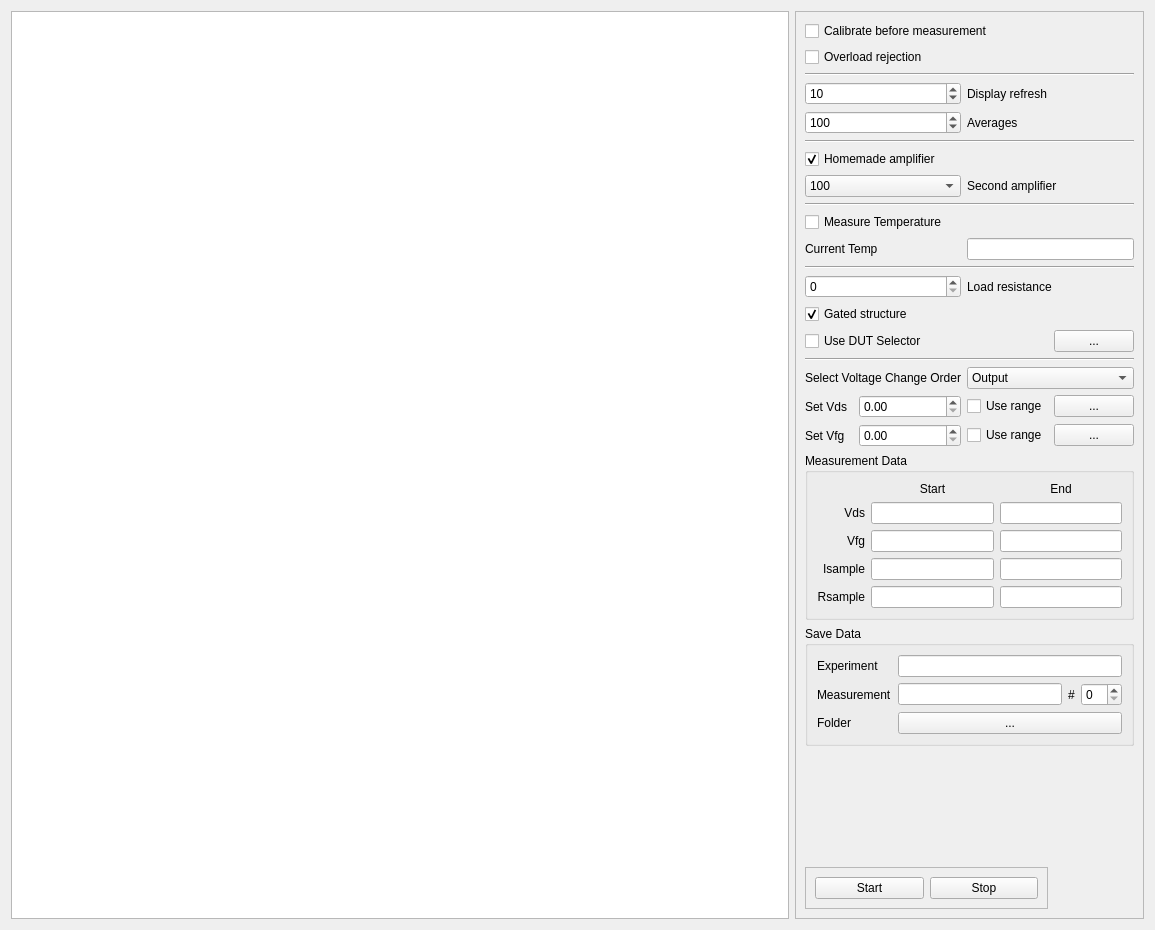
<?xml version="1.0" encoding="UTF-8"?>
<ui version="4.0">
 <class>Form</class>
 <widget class="QWidget" name="Form">
  <property name="geometry">
   <rect>
    <x>0</x>
    <y>0</y>
    <width>1155</width>
    <height>930</height>
   </rect>
  </property>
  <property name="windowTitle">
   <string>Noise Measurement</string>
  </property>
  <layout class="QGridLayout" name="gridLayout_3">
   <item row="0" column="0">
    <widget class="QGraphicsView" name="graphicsView"/>
   </item>
   <item row="0" column="1">
    <widget class="QFrame" name="frame">
     <property name="sizePolicy">
      <sizepolicy hsizetype="Preferred" vsizetype="Preferred">
       <horstretch>0</horstretch>
       <verstretch>0</verstretch>
      </sizepolicy>
     </property>
     <property name="frameShape">
      <enum>QFrame::StyledPanel</enum>
     </property>
     <property name="frameShadow">
      <enum>QFrame::Raised</enum>
     </property>
     <layout class="QGridLayout" name="gridLayout_2">
      <item row="14" column="5">
       <widget class="QPushButton" name="transistorSelector">
        <property name="text">
         <string>...</string>
        </property>
       </widget>
      </item>
      <item row="4" column="1" colspan="3">
       <widget class="QSpinBox" name="spinBox_2">
        <property name="minimum">
         <number>1</number>
        </property>
        <property name="maximum">
         <number>10000</number>
        </property>
        <property name="value">
         <number>100</number>
        </property>
       </widget>
      </item>
      <item row="11" column="1" colspan="5">
       <widget class="Line" name="line_4">
        <property name="orientation">
         <enum>Qt::Horizontal</enum>
        </property>
       </widget>
      </item>
      <item row="5" column="1" colspan="5">
       <widget class="Line" name="line_2">
        <property name="orientation">
         <enum>Qt::Horizontal</enum>
        </property>
       </widget>
      </item>
      <item row="14" column="1" colspan="4">
       <widget class="QCheckBox" name="checkBox_9">
        <property name="text">
         <string>Use DUT Selector</string>
        </property>
       </widget>
      </item>
      <item row="3" column="4" colspan="2">
       <widget class="QLabel" name="label">
        <property name="text">
         <string>Display refresh</string>
        </property>
       </widget>
      </item>
      <item row="10" column="1" colspan="3">
       <widget class="QLabel" name="label_5">
        <property name="text">
         <string>Current Temp</string>
        </property>
       </widget>
      </item>
      <item row="0" column="1" colspan="5">
       <widget class="QCheckBox" name="checkBox">
        <property name="text">
         <string>Calibrate before measurement</string>
        </property>
       </widget>
      </item>
      <item row="12" column="4" colspan="2">
       <widget class="QLabel" name="label_4">
        <property name="text">
         <string>Load resistance</string>
        </property>
       </widget>
      </item>
      <item row="1" column="1" colspan="5">
       <widget class="QCheckBox" name="checkBox_2">
        <property name="text">
         <string>Overload rejection</string>
        </property>
       </widget>
      </item>
      <item row="8" column="1" colspan="5">
       <widget class="Line" name="line_3">
        <property name="orientation">
         <enum>Qt::Horizontal</enum>
        </property>
       </widget>
      </item>
      <item row="6" column="1" colspan="5">
       <widget class="QCheckBox" name="checkBox_3">
        <property name="text">
         <string>Homemade amplifier</string>
        </property>
        <property name="checked">
         <bool>true</bool>
        </property>
       </widget>
      </item>
      <item row="7" column="4" colspan="2">
       <widget class="QLabel" name="label_3">
        <property name="text">
         <string>Second amplifier</string>
        </property>
       </widget>
      </item>
      <item row="12" column="1" colspan="3">
       <widget class="QSpinBox" name="spinBox_3"/>
      </item>
      <item row="15" column="1" colspan="5">
       <widget class="Line" name="line_5">
        <property name="orientation">
         <enum>Qt::Horizontal</enum>
        </property>
       </widget>
      </item>
      <item row="17" column="5">
       <widget class="QPushButton" name="VdsRange">
        <property name="text">
         <string>...</string>
        </property>
       </widget>
      </item>
      <item row="22" column="4">
       <widget class="QCheckBox" name="checkBox_8">
        <property name="text">
         <string>Use range</string>
        </property>
       </widget>
      </item>
      <item row="25" column="1" colspan="2">
       <spacer name="verticalSpacer">
        <property name="orientation">
         <enum>Qt::Vertical</enum>
        </property>
        <property name="sizeHint" stdset="0">
         <size>
          <width>20</width>
          <height>40</height>
         </size>
        </property>
       </spacer>
      </item>
      <item row="22" column="5">
       <widget class="QPushButton" name="VfgRange">
        <property name="text">
         <string>...</string>
        </property>
       </widget>
      </item>
      <item row="22" column="2" colspan="2">
       <widget class="QDoubleSpinBox" name="doubleSpinBox_2"/>
      </item>
      <item row="17" column="2" colspan="2">
       <widget class="QDoubleSpinBox" name="doubleSpinBox"/>
      </item>
      <item row="2" column="1" colspan="5">
       <widget class="Line" name="line">
        <property name="orientation">
         <enum>Qt::Horizontal</enum>
        </property>
       </widget>
      </item>
      <item row="3" column="1" colspan="3">
       <widget class="QSpinBox" name="spinBox">
        <property name="minimum">
         <number>1</number>
        </property>
        <property name="maximum">
         <number>1000</number>
        </property>
        <property name="value">
         <number>10</number>
        </property>
       </widget>
      </item>
      <item row="17" column="4">
       <widget class="QCheckBox" name="checkBox_7">
        <property name="text">
         <string>Use range</string>
        </property>
       </widget>
      </item>
      <item row="4" column="4" colspan="2">
       <widget class="QLabel" name="label_2">
        <property name="text">
         <string>Averages</string>
        </property>
       </widget>
      </item>
      <item row="17" column="1">
       <widget class="QLabel" name="label_15">
        <property name="text">
         <string>Set Vds</string>
        </property>
       </widget>
      </item>
      <item row="7" column="1" colspan="3">
       <widget class="QComboBox" name="comboBox">
        <property name="currentIndex">
         <number>4</number>
        </property>
        <property name="frame">
         <bool>true</bool>
        </property>
        <item>
         <property name="text">
          <string>1</string>
         </property>
        </item>
        <item>
         <property name="text">
          <string>10</string>
         </property>
        </item>
        <item>
         <property name="text">
          <string>20</string>
         </property>
        </item>
        <item>
         <property name="text">
          <string>50</string>
         </property>
        </item>
        <item>
         <property name="text">
          <string>100</string>
         </property>
        </item>
        <item>
         <property name="text">
          <string>200</string>
         </property>
        </item>
       </widget>
      </item>
      <item row="13" column="1" colspan="5">
       <widget class="QCheckBox" name="checkBox_6">
        <property name="text">
         <string>Gated structure</string>
        </property>
        <property name="checked">
         <bool>true</bool>
        </property>
       </widget>
      </item>
      <item row="22" column="1">
       <widget class="QLabel" name="label_16">
        <property name="text">
         <string>Set Vfg</string>
        </property>
       </widget>
      </item>
      <item row="10" column="4" colspan="2">
       <widget class="QLineEdit" name="lineEdit"/>
      </item>
      <item row="9" column="1" colspan="5">
       <widget class="QCheckBox" name="checkBox_4">
        <property name="text">
         <string>Measure Temperature</string>
        </property>
       </widget>
      </item>
      <item row="24" column="1" colspan="5">
       <widget class="QGroupBox" name="groupBox_2">
        <property name="title">
         <string>Save Data</string>
        </property>
        <layout class="QGridLayout" name="gridLayout_4">
         <item row="0" column="0">
          <widget class="QLabel" name="label_12">
           <property name="text">
            <string>Experiment</string>
           </property>
          </widget>
         </item>
         <item row="2" column="0">
          <widget class="QLabel" name="label_14">
           <property name="text">
            <string>Folder</string>
           </property>
          </widget>
         </item>
         <item row="1" column="1">
          <widget class="QLineEdit" name="lineEdit_12"/>
         </item>
         <item row="1" column="0">
          <widget class="QLabel" name="label_13">
           <property name="text">
            <string>Measurement</string>
           </property>
          </widget>
         </item>
         <item row="1" column="2">
          <widget class="QLabel" name="label_17">
           <property name="text">
            <string>#</string>
           </property>
          </widget>
         </item>
         <item row="1" column="3">
          <widget class="QSpinBox" name="spinBox_4"/>
         </item>
         <item row="0" column="1" colspan="3">
          <widget class="QLineEdit" name="lineEdit_11"/>
         </item>
         <item row="2" column="1" colspan="3">
          <widget class="QPushButton" name="folderBrowseButton">
           <property name="text">
            <string>...</string>
           </property>
          </widget>
         </item>
        </layout>
       </widget>
      </item>
      <item row="26" column="1" colspan="4">
       <widget class="QFrame" name="frame_2">
        <property name="frameShape">
         <enum>QFrame::StyledPanel</enum>
        </property>
        <property name="frameShadow">
         <enum>QFrame::Raised</enum>
        </property>
        <layout class="QHBoxLayout" name="horizontalLayout">
         <item>
          <widget class="QPushButton" name="startButton">
           <property name="text">
            <string>Start</string>
           </property>
          </widget>
         </item>
         <item>
          <widget class="QPushButton" name="stopButton">
           <property name="text">
            <string>Stop</string>
           </property>
          </widget>
         </item>
        </layout>
       </widget>
      </item>
      <item row="23" column="1" colspan="5">
       <widget class="QGroupBox" name="groupBox">
        <property name="sizePolicy">
         <sizepolicy hsizetype="Preferred" vsizetype="Maximum">
          <horstretch>0</horstretch>
          <verstretch>0</verstretch>
         </sizepolicy>
        </property>
        <property name="title">
         <string>Measurement Data</string>
        </property>
        <layout class="QGridLayout" name="gridLayout">
         <item row="2" column="1">
          <widget class="QLineEdit" name="lineEdit_5">
           <property name="enabled">
            <bool>true</bool>
           </property>
           <property name="text">
            <string/>
           </property>
           <property name="readOnly">
            <bool>true</bool>
           </property>
          </widget>
         </item>
         <item row="3" column="0">
          <widget class="QLabel" name="label_10">
           <property name="text">
            <string>Isample</string>
           </property>
           <property name="alignment">
            <set>Qt::AlignRight|Qt::AlignTrailing|Qt::AlignVCenter</set>
           </property>
          </widget>
         </item>
         <item row="0" column="1">
          <widget class="QLabel" name="label_6">
           <property name="text">
            <string>Start</string>
           </property>
           <property name="alignment">
            <set>Qt::AlignCenter</set>
           </property>
          </widget>
         </item>
         <item row="3" column="1">
          <widget class="QLineEdit" name="lineEdit_6">
           <property name="enabled">
            <bool>true</bool>
           </property>
           <property name="text">
            <string/>
           </property>
           <property name="readOnly">
            <bool>true</bool>
           </property>
          </widget>
         </item>
         <item row="1" column="0">
          <widget class="QLabel" name="label_8">
           <property name="text">
            <string>Vds</string>
           </property>
           <property name="alignment">
            <set>Qt::AlignRight|Qt::AlignTrailing|Qt::AlignVCenter</set>
           </property>
          </widget>
         </item>
         <item row="0" column="2">
          <widget class="QLabel" name="label_7">
           <property name="text">
            <string>End</string>
           </property>
           <property name="alignment">
            <set>Qt::AlignCenter</set>
           </property>
          </widget>
         </item>
         <item row="2" column="0">
          <widget class="QLabel" name="label_9">
           <property name="text">
            <string>Vfg</string>
           </property>
           <property name="alignment">
            <set>Qt::AlignRight|Qt::AlignTrailing|Qt::AlignVCenter</set>
           </property>
          </widget>
         </item>
         <item row="2" column="2">
          <widget class="QLineEdit" name="lineEdit_4">
           <property name="enabled">
            <bool>true</bool>
           </property>
           <property name="text">
            <string/>
           </property>
           <property name="readOnly">
            <bool>true</bool>
           </property>
          </widget>
         </item>
         <item row="1" column="2">
          <widget class="QLineEdit" name="lineEdit_3">
           <property name="enabled">
            <bool>true</bool>
           </property>
           <property name="readOnly">
            <bool>true</bool>
           </property>
          </widget>
         </item>
         <item row="3" column="2">
          <widget class="QLineEdit" name="lineEdit_7">
           <property name="enabled">
            <bool>true</bool>
           </property>
           <property name="text">
            <string/>
           </property>
           <property name="readOnly">
            <bool>true</bool>
           </property>
          </widget>
         </item>
         <item row="1" column="1">
          <widget class="QLineEdit" name="lineEdit_2"/>
         </item>
         <item row="4" column="0">
          <widget class="QLabel" name="label_11">
           <property name="text">
            <string>Rsample</string>
           </property>
           <property name="alignment">
            <set>Qt::AlignRight|Qt::AlignTrailing|Qt::AlignVCenter</set>
           </property>
          </widget>
         </item>
         <item row="4" column="2">
          <widget class="QLineEdit" name="lineEdit_8">
           <property name="enabled">
            <bool>true</bool>
           </property>
           <property name="text">
            <string/>
           </property>
           <property name="readOnly">
            <bool>true</bool>
           </property>
          </widget>
         </item>
         <item row="4" column="1">
          <widget class="QLineEdit" name="lineEdit_9">
           <property name="enabled">
            <bool>true</bool>
           </property>
           <property name="text">
            <string/>
           </property>
           <property name="readOnly">
            <bool>true</bool>
           </property>
          </widget>
         </item>
        </layout>
       </widget>
      </item>
      <item row="16" column="1" colspan="3">
       <widget class="QLabel" name="label_18">
        <property name="text">
         <string>Select Voltage Change Order</string>
        </property>
       </widget>
      </item>
      <item row="16" column="4" colspan="2">
       <widget class="QComboBox" name="comboBox_2">
        <property name="currentIndex">
         <number>0</number>
        </property>
        <item>
         <property name="text">
          <string>Output</string>
         </property>
        </item>
        <item>
         <property name="text">
          <string>Transfer</string>
         </property>
        </item>
       </widget>
      </item>
     </layout>
    </widget>
   </item>
  </layout>
 </widget>
 <resources/>
 <connections/>
</ui>
